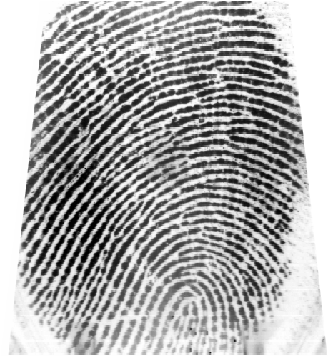
#> input picture continuação das amostas/007/L/007_L0_0.bmp, 328 x 356 px
$ python teste2.py   (older library calls are emulated)
#> lines starting #> are read from the running program, lines starting #| are printed output that depends on the picture
import os
from PIL import Image
import numpy as np
from tkinter.filedialog import askopenfilename
from tkinter import Tk
import pandas as pd

LIMIAR = 0.007
TAMANHO_DA_IMAGEM = 256
path = "C:\\Users\\Pedro\\PycharmProjects\\iniciacao_cientifica2\\Amostras"


def get_path_image():
    Tk().withdraw()
    filename = askopenfilename()
#> the answer given: continuação das amostas/007/L/007_L0_0.bmp
    return filename


def get_image(path_image):
    image = Image.open(path_image)
#> image is the input picture: PIL image 328x356 L; min 0, max 255, mean 171
    image = image.resize((TAMANHO_DA_IMAGEM, TAMANHO_DA_IMAGEM), Image.ANTIALIAS)
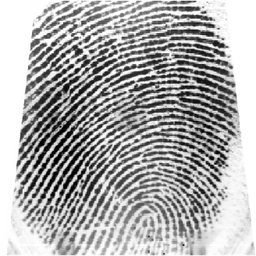
#> image: PIL image 256x256 L; min 0, max 255, mean 171
#> the answer given: continuação das amostas/007/L/007_L0_1.bmp
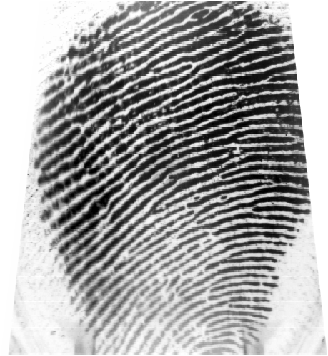
#> input picture continuação das amostas/007/L/007_L0_1.bmp, 328 x 356 px
#> in get_image, image is the input picture: PIL image 328x356 L; min 0, max 255, mean 164.6
#> in get_image (call 2), `image = image.resize((TAMANHO_DA_IMAGEM, TAMANHO_DA_IMAGEM), Image.ANT..`:
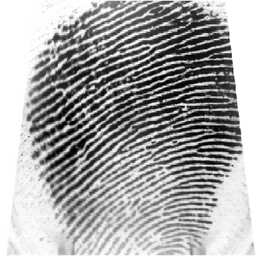
#> image: PIL image 256x256 L; min 0, max 255, mean 164.5
    return image


def image_as_array(image):
    return np.asarray(image)


def fourier_transformer(image):
    image = np.fft.fft(np.fft.fft(image.T).T)
    return np.fft.fftshift(np.fft.fftshift(image))


def calculate_optical_correlation(fft_cal1, fft_cal2):
    img_original_complexa = fft_cal1 / abs(fft_cal1)
    img_2_complexa = fft_cal2 / abs(fft_cal2)
    conjugado_img2 = img_2_complexa.conj()
    result = np.multiply(img_original_complexa, conjugado_img2)
    inverse_fft = np.fft.ifft(result)
    ishift = np.fft.ifftshift(inverse_fft)
    return ishift


def optical_correlation(fft_cal1, fft_cal2):
    ishift = calculate_optical_correlation(fft_cal1, fft_cal2)
    s = np.power(abs(ishift), 2)
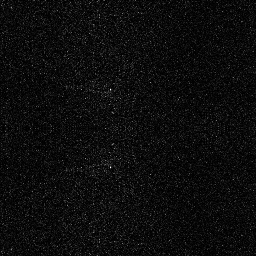
#> s: shape (256, 256) float64; min 1.53e-08, max 0.0752, mean 0.00391; drawn with min black and max white
    percent_values = test(s)
    if percent_values[0] > percent_values[1] and percent_values[0] > LIMIAR:
        return True
    else:
        return False


def test(matrix):
    quantity_mid = 0
    quantity_matrix = 0
    sum_mid = 0
    sum_matrix = 0
    for i in range(len(matrix)):
        for j in range(len(matrix)):
            if j == 128:
                quantity_mid += 1
                sum_mid += matrix[i][j]
            else:
                quantity_matrix += 1
                sum_matrix += matrix[i][j]
#> after the loop, quantity_matrix = 65280; quantity_mid = 256; sum_matrix = 254.5; sum_mid = 1.52

    percent_mid = sum_mid/quantity_mid
#> percent_mid = 0.00594
    percent_matrix = sum_matrix/quantity_matrix
#> percent_matrix = 0.0039
    return [percent_mid, percent_matrix]


def main():
    path_image = get_path_image()
    im = get_image(path_image)
    im_array = image_as_array(im)
    fft_cal1 = fourier_transformer(im_array)

    path_image2 = get_path_image()
    im2 = get_image(path_image2)
    im_array2 = image_as_array(im2)
    fft_cal2 = fourier_transformer(im_array2)

    result_optical_correlation = optical_correlation(fft_cal1, fft_cal2)
#> in optical_correlation, `percent_values = test(s)`: percent_values = [0.00594, 0.0039]
#> result_optical_correlation = False
    print(result_optical_correlation)
#| False


main()
